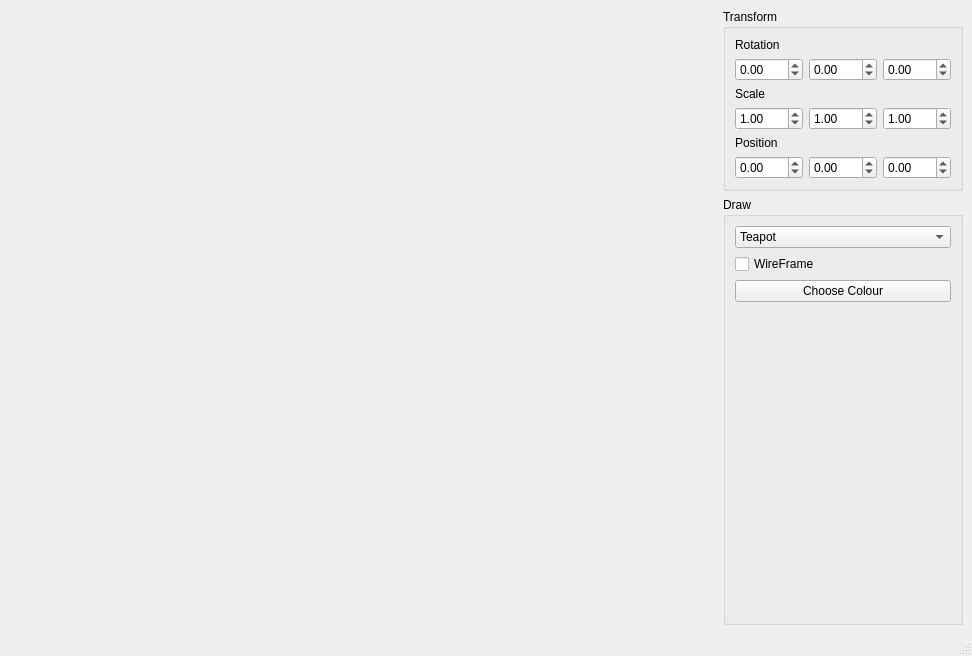
<?xml version="1.0" encoding="UTF-8"?>
<ui version="4.0">
 <class>MainWindow</class>
 <widget class="QMainWindow" name="MainWindow">
  <property name="geometry">
   <rect>
    <x>0</x>
    <y>0</y>
    <width>972</width>
    <height>656</height>
   </rect>
  </property>
  <property name="windowTitle">
   <string>ngl Qt Demo</string>
  </property>
  <widget class="QWidget" name="centralwidget">
   <layout class="QGridLayout" name="s_mainWindowGridLayout">
    <item row="0" column="1">
     <widget class="QGroupBox" name="s_transformGB">
      <property name="title">
       <string>Transform</string>
      </property>
      <layout class="QGridLayout" name="gridLayout">
       <item row="0" column="0">
        <widget class="QLabel" name="label">
         <property name="text">
          <string>Rotation</string>
         </property>
        </widget>
       </item>
       <item row="1" column="0">
        <widget class="QDoubleSpinBox" name="m_rotationX">
         <property name="minimum">
          <double>-360.000000000000000</double>
         </property>
         <property name="maximum">
          <double>360.000000000000000</double>
         </property>
        </widget>
       </item>
       <item row="1" column="1">
        <widget class="QDoubleSpinBox" name="m_rotationY">
         <property name="minimum">
          <double>-360.000000000000000</double>
         </property>
         <property name="maximum">
          <double>360.000000000000000</double>
         </property>
        </widget>
       </item>
       <item row="1" column="2">
        <widget class="QDoubleSpinBox" name="m_rotationZ">
         <property name="minimum">
          <double>-360.000000000000000</double>
         </property>
         <property name="maximum">
          <double>360.000000000000000</double>
         </property>
        </widget>
       </item>
       <item row="2" column="0">
        <widget class="QLabel" name="label_2">
         <property name="text">
          <string>Scale</string>
         </property>
        </widget>
       </item>
       <item row="3" column="0">
        <widget class="QDoubleSpinBox" name="m_scaleX">
         <property name="minimum">
          <double>-4.000000000000000</double>
         </property>
         <property name="maximum">
          <double>4.000000000000000</double>
         </property>
         <property name="singleStep">
          <double>0.010000000000000</double>
         </property>
         <property name="value">
          <double>1.000000000000000</double>
         </property>
        </widget>
       </item>
       <item row="3" column="1">
        <widget class="QDoubleSpinBox" name="m_scaleY">
         <property name="minimum">
          <double>-4.000000000000000</double>
         </property>
         <property name="maximum">
          <double>4.000000000000000</double>
         </property>
         <property name="singleStep">
          <double>0.010000000000000</double>
         </property>
         <property name="value">
          <double>1.000000000000000</double>
         </property>
        </widget>
       </item>
       <item row="3" column="2">
        <widget class="QDoubleSpinBox" name="m_scaleZ">
         <property name="minimum">
          <double>-4.000000000000000</double>
         </property>
         <property name="maximum">
          <double>4.000000000000000</double>
         </property>
         <property name="singleStep">
          <double>0.010000000000000</double>
         </property>
         <property name="value">
          <double>1.000000000000000</double>
         </property>
        </widget>
       </item>
       <item row="4" column="0">
        <widget class="QLabel" name="label_3">
         <property name="text">
          <string>Position</string>
         </property>
        </widget>
       </item>
       <item row="5" column="0">
        <widget class="QDoubleSpinBox" name="m_positionX">
         <property name="minimum">
          <double>-20.000000000000000</double>
         </property>
         <property name="maximum">
          <double>20.000000000000000</double>
         </property>
         <property name="singleStep">
          <double>0.010000000000000</double>
         </property>
        </widget>
       </item>
       <item row="5" column="1">
        <widget class="QDoubleSpinBox" name="m_positionY">
         <property name="minimum">
          <double>-20.000000000000000</double>
         </property>
         <property name="maximum">
          <double>20.000000000000000</double>
         </property>
         <property name="singleStep">
          <double>0.010000000000000</double>
         </property>
        </widget>
       </item>
       <item row="5" column="2">
        <widget class="QDoubleSpinBox" name="m_positionZ">
         <property name="minimum">
          <double>-20.000000000000000</double>
         </property>
         <property name="maximum">
          <double>20.000000000000000</double>
         </property>
         <property name="singleStep">
          <double>0.010000000000000</double>
         </property>
        </widget>
       </item>
      </layout>
     </widget>
    </item>
    <item row="1" column="1">
     <widget class="QGroupBox" name="s_drawGB">
      <property name="title">
       <string>Draw</string>
      </property>
      <layout class="QGridLayout" name="gridLayout_2">
       <item row="0" column="0">
        <widget class="QComboBox" name="m_objectSelection">
         <item>
          <property name="text">
           <string>Teapot</string>
          </property>
         </item>
         <item>
          <property name="text">
           <string>Sphere</string>
          </property>
         </item>
         <item>
          <property name="text">
           <string>Cube</string>
          </property>
         </item>
        </widget>
       </item>
       <item row="1" column="0">
        <widget class="QCheckBox" name="m_wireframe">
         <property name="text">
          <string>WireFrame</string>
         </property>
        </widget>
       </item>
       <item row="3" column="0">
        <widget class="QPushButton" name="m_colour">
         <property name="text">
          <string>Choose Colour</string>
         </property>
        </widget>
       </item>
       <item row="4" column="0">
        <spacer name="verticalSpacer">
         <property name="orientation">
          <enum>Qt::Vertical</enum>
         </property>
         <property name="sizeHint" stdset="0">
          <size>
           <width>20</width>
           <height>40</height>
          </size>
         </property>
        </spacer>
       </item>
      </layout>
     </widget>
    </item>
    <item row="0" column="0">
     <spacer name="horizontalSpacer">
      <property name="orientation">
       <enum>Qt::Horizontal</enum>
      </property>
      <property name="sizeHint" stdset="0">
       <size>
        <width>40</width>
        <height>20</height>
       </size>
      </property>
     </spacer>
    </item>
   </layout>
  </widget>
  <widget class="QMenuBar" name="menubar">
   <property name="geometry">
    <rect>
     <x>0</x>
     <y>0</y>
     <width>972</width>
     <height>22</height>
    </rect>
   </property>
  </widget>
  <widget class="QStatusBar" name="statusbar"/>
 </widget>
 <resources/>
 <connections/>
</ui>
